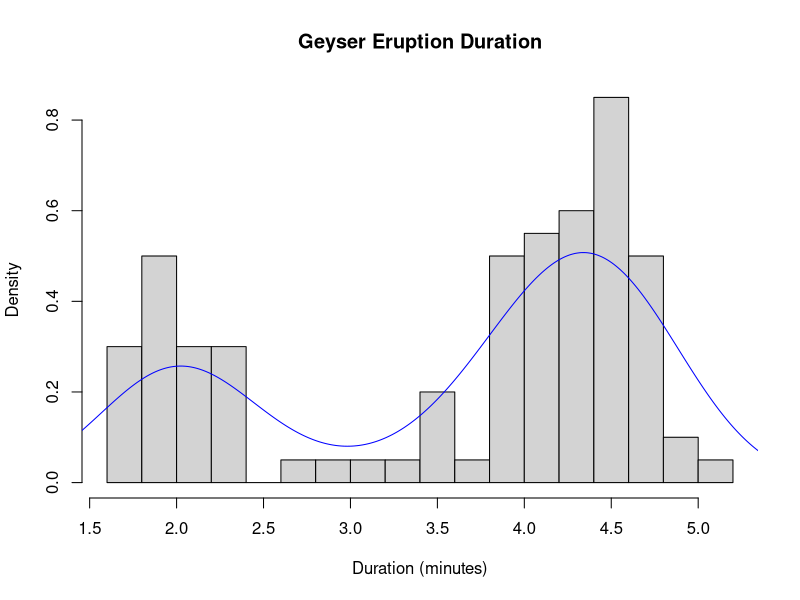

The R source for this figure:
## ---- chunk 1
library(dplyr)
knitr::opts_chunk$set(echo = FALSE)
## ---- chunk 2
faithful_data <- sample_n(faithful, 100)
## ---- chunk 3
hist(faithful_data$eruptions, probability = TRUE,
    breaks = 20,
    xlab = "Duration (minutes)", main = "Geyser Eruption Duration")

dens <- density(faithful_data$eruptions, adjust = 1)
lines(dens, col = "blue")
